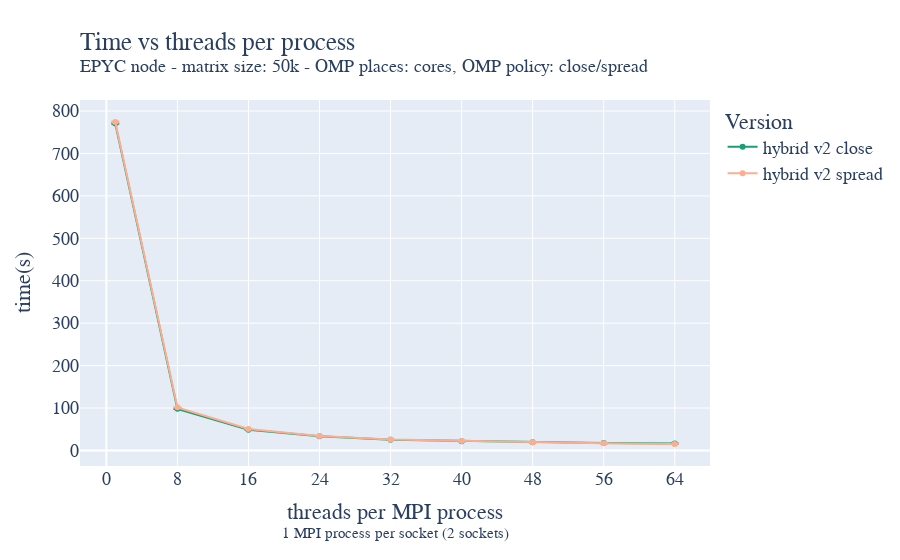

This figure's notebook cell:
### Code cell
fig = go.Figure()

fig.add_trace(go.Scatter(x=strong_OMP_epyc_hybrid_static_grid_050k_close_avg["nthreads_per_process"]["mean"], y=strong_OMP_epyc_hybrid_static_grid_050k_close_avg["time"]["mean"], name='hybrid v2 close',
                         error_y=dict(
                             type="data",
                             array=strong_OMP_epyc_hybrid_static_grid_050k_close_avg["time"]["std"],
                             visible=True)))
fig.add_trace(go.Scatter(x=strong_OMP_epyc_hybrid_static_grid_050k_spread_avg["nthreads_per_process"]["mean"], y=strong_OMP_epyc_hybrid_static_grid_050k_spread_avg["time"]["mean"], name='hybrid v2 spread',
                         error_y=dict(
                             type="data",
                             array=strong_OMP_epyc_hybrid_static_grid_050k_spread_avg["time"]["std"],
                             visible=True)))

fig.update_layout(
    title=go.layout.Title(
        text="Time vs threads per process<br><sup>EPYC node - matrix size: 50k - OMP places: cores, OMP policy: close/spread</sup>",
        xref="paper",
        x=0,
    ),
    xaxis_title="threads per MPI process<br><sup>1 MPI process per socket (2 sockets)</sup>",
    xaxis = dict(
        tickmode = 'linear',
        tick0 = '0',
        dtick = '8'
    ),
    yaxis_title="time(s)",
    legend_title="Version",
    font=dict(
        family="Courier New, monospace",
        size=18,
    ),
    colorway=["#1b9e77","#fcae91","#9ecae1", "#c51b8a"],
)
fig.show()
fig.write_image("/home/andres/hpc/Foundations_of_HPC_2022/Assignment/my_assignment/report/images/strong_OMP_epyc_hybrid_grid_050k.pdf", height=500, width=1000)

### Figure 1 — Plotly figure (JSON) as saved in the notebook; plotly's stock layout.template omitted (floating-point values rounded to 4 significant figures)
{"data": [{"error_y": {"array": [1.133, 0.1652, 0.06845, 0.05907, 0.06767, 0.2332, 0.1169, 0.335, 0.2515], "type": "data", "visible": true}, "name": "hybrid v2 close", "type": "scatter", "x": [1, 8, 16, 24, 32, 40, 48, 56, 64], "y": [770.9, 98.03, 49.03, 33.37, 25.19, 21.99, 19.51, 17.35, 16.22]}, {"error_y": {"array": [1.021, 0.3709, 0.3332, 0.2263, 0.1424, 0.1651, 0.02601, 0.4651, 0.08945], "type": "data", "visible": true}, "name": "hybrid v2 spread", "type": "scatter", "x": [1, 8, 16, 24, 32, 40, 48, 56, 64], "y": [774.0, 101.6, 50.62, 33.99, 25.99, 22.51, 19.18, 16.91, 15.35]}], "layout": {"colorway": ["#1b9e77", "#fcae91", "#9ecae1", "#c51b8a"], "font": {"family": "Courier New, monospace", "size": 18}, "legend": {"title": {"text": "Version"}}, "title": {"text": "Time vs threads per process<br><sup>EPYC node - matrix size: 50k - OMP places: cores, OMP policy: close/spread</sup>", "x": 0, "xref": "paper"}, "xaxis": {"dtick": "8", "tick0": "0", "tickmode": "linear", "title": {"text": "threads per MPI process<br><sup>1 MPI process per socket (2 sockets)</sup>"}}, "yaxis": {"title": {"text": "time(s)"}}}}
